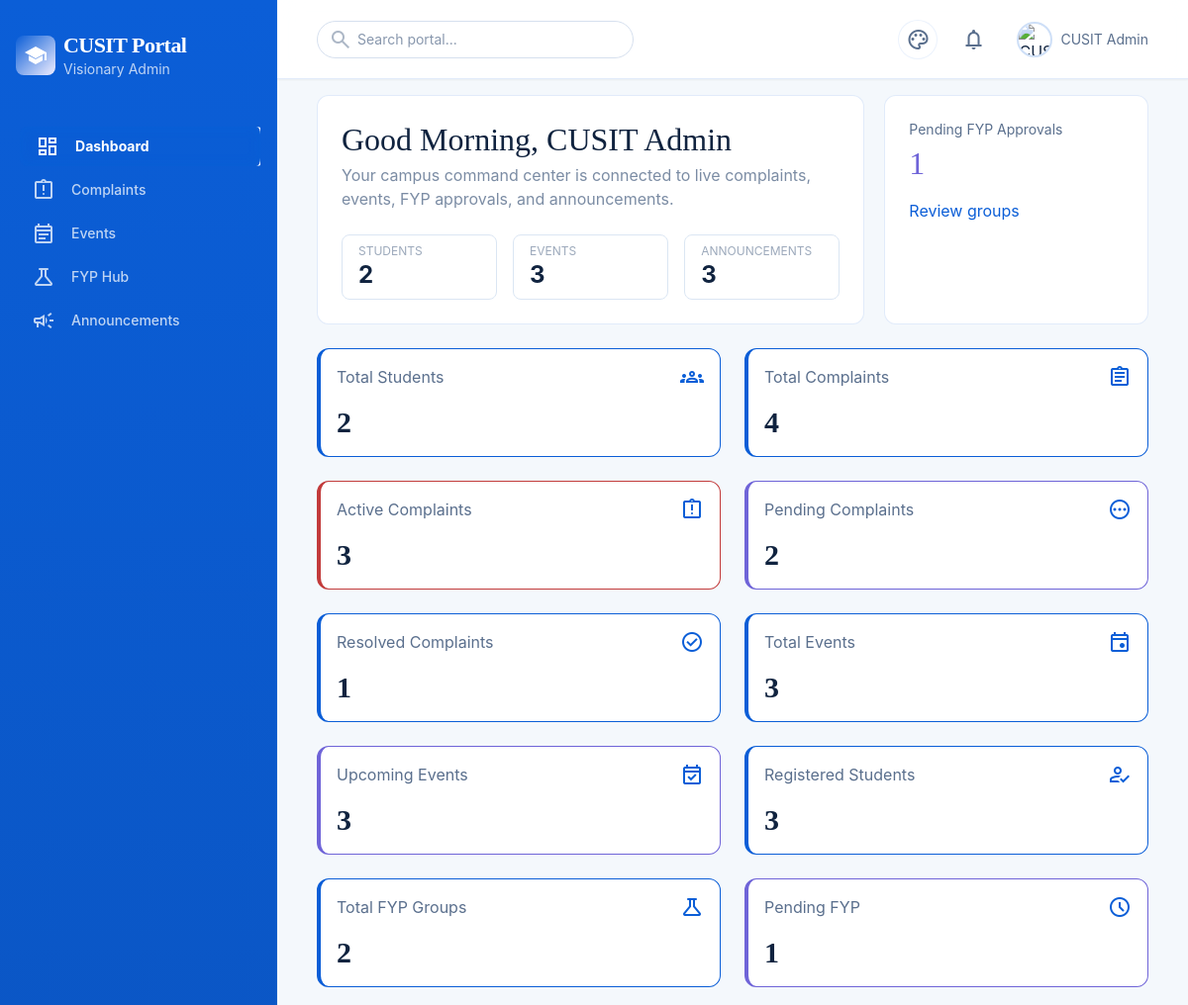
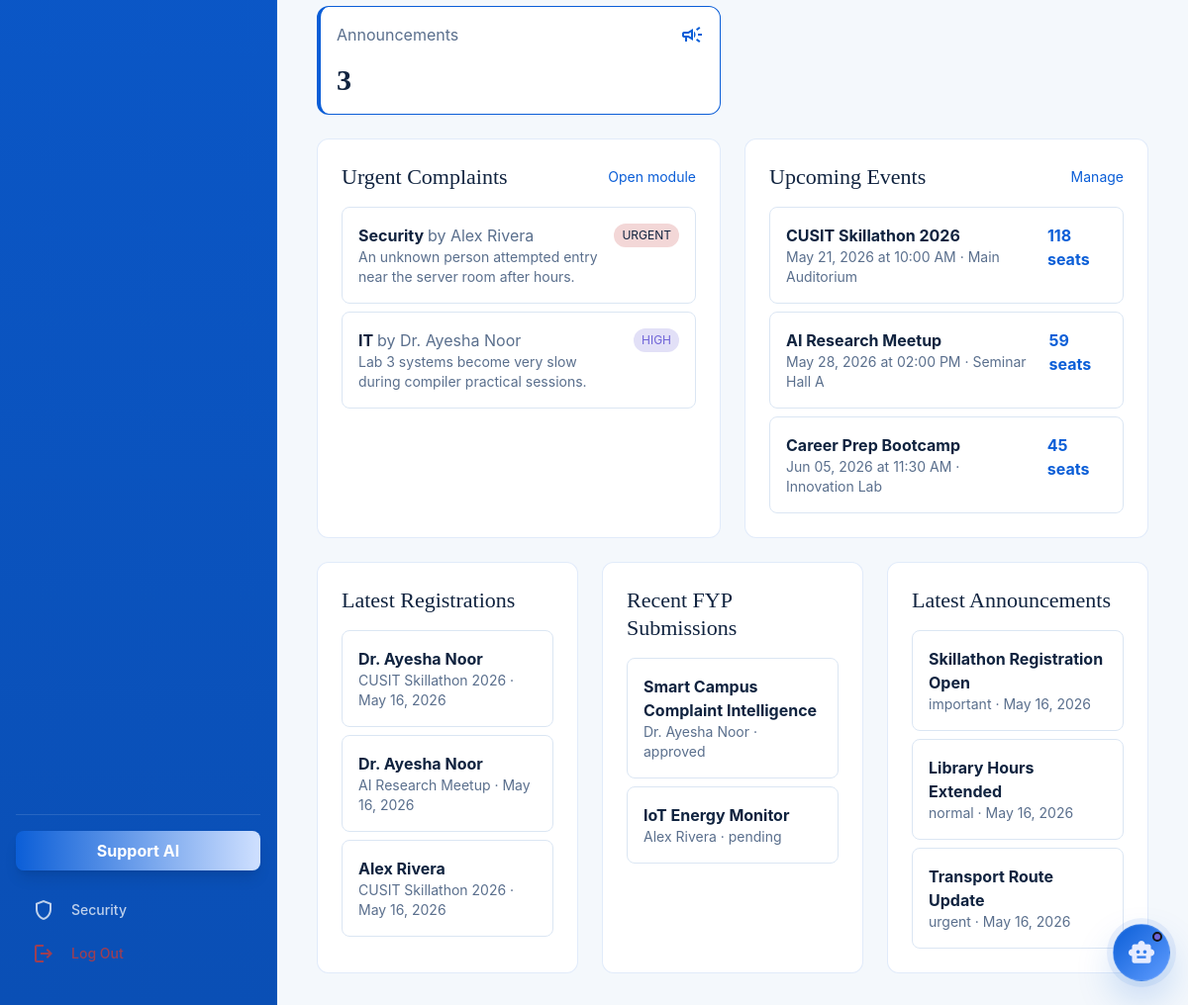
Page /admin/dashboard.php (signed in) on the committed database (2 pictures, top to bottom).
### tables this page shows
CREATE TABLE complaints (
  id INT AUTO_INCREMENT PRIMARY KEY,
  student_id INT NOT NULL,
  category VARCHAR(100) NOT NULL,
  priority ENUM('low', 'medium', 'high', 'urgent') NOT NULL DEFAULT 'medium',
  title VARCHAR(200) NOT NULL,
  description TEXT NOT NULL,
  status ENUM('submitted', 'under_review', 'in_progress', 'resolved', 'rejected') NOT NULL DEFAULT 'submitted',
  admin_response TEXT NULL,
  created_at TIMESTAMP DEFAULT CURRENT_TIMESTAMP,
  updated_at TIMESTAMP NULL DEFAULT NULL,
  CONSTRAINT fk_complaints_student FOREIGN KEY (student_id) REFERENCES users(id) ON DELETE CASCADE
);

CREATE TABLE users (
  id INT AUTO_INCREMENT PRIMARY KEY,
  name VARCHAR(100) NOT NULL,
  email VARCHAR(150) NOT NULL UNIQUE,
  password VARCHAR(255) NOT NULL,
  role ENUM('admin', 'student', 'faculty') NOT NULL,
  student_id VARCHAR(50) NULL,
  department VARCHAR(100) NULL,
  semester VARCHAR(50) NULL,
  created_at TIMESTAMP DEFAULT CURRENT_TIMESTAMP
);

CREATE TABLE events (
  id INT AUTO_INCREMENT PRIMARY KEY,
  title VARCHAR(200) NOT NULL,
  description TEXT NOT NULL,
  event_date DATE NOT NULL,
  event_time TIME NOT NULL,
  venue VARCHAR(150) NOT NULL,
  total_seats INT NOT NULL,
  status ENUM('active', 'closed', 'cancelled') NOT NULL DEFAULT 'active',
  created_at TIMESTAMP DEFAULT CURRENT_TIMESTAMP
);

CREATE TABLE event_registrations (
  id INT AUTO_INCREMENT PRIMARY KEY,
  event_id INT NOT NULL,
  student_id INT NOT NULL,
  registered_at TIMESTAMP DEFAULT CURRENT_TIMESTAMP,
  CONSTRAINT fk_event_reg_event FOREIGN KEY (event_id) REFERENCES events(id) ON DELETE CASCADE,
  CONSTRAINT fk_event_reg_student FOREIGN KEY (student_id) REFERENCES users(id) ON DELETE CASCADE,
  UNIQUE KEY unique_event_registration (event_id, student_id)
);

CREATE TABLE fyp_groups (
  id INT AUTO_INCREMENT PRIMARY KEY,
  group_name VARCHAR(150) NOT NULL,
  leader_id INT NOT NULL,
  project_title VARCHAR(200) NOT NULL,
  project_description TEXT NOT NULL,
  supervisor VARCHAR(150) NULL,
  status ENUM('pending', 'approved', 'rejected', 'in_progress', 'completed') NOT NULL DEFAULT 'pending',
  admin_remarks TEXT NULL,
  created_at TIMESTAMP DEFAULT CURRENT_TIMESTAMP,
  CONSTRAINT fk_fyp_groups_leader FOREIGN KEY (leader_id) REFERENCES users(id) ON DELETE CASCADE
);

CREATE TABLE announcements (
  id INT AUTO_INCREMENT PRIMARY KEY,
  title VARCHAR(200) NOT NULL,
  message TEXT NOT NULL,
  priority ENUM('normal', 'important', 'urgent') NOT NULL DEFAULT 'normal',
  created_by INT NOT NULL,
  created_at TIMESTAMP DEFAULT CURRENT_TIMESTAMP,
  CONSTRAINT fk_announcements_user FOREIGN KEY (created_by) REFERENCES users(id) ON DELETE CASCADE
);

### includes/functions.php (called while the page is built, shortened)
<?php
function base_url(string $path = ''): string
{
    return '/ParticipantName-WebDev/' . ltrim($path, '/');
}
function h(mixed $value): string
{
    return htmlspecialchars((string) $value, ENT_QUOTES, 'UTF-8');
}
function current_user(): ?array
{
    return $_SESSION['user'] ?? null;
}
function user_name(): string
{
    return $_SESSION['user']['name'] ?? 'CUSIT User';
}

### admin/dashboard.php (the view, shortened to what this page needs)
<?php
require_once __DIR__ . '/../includes/header.php';
$pdo = db();
$totalStudents = (int) $pdo->query("SELECT COUNT(*) FROM users WHERE role = 'student'")->fetchColumn();
$totalComplaints = (int) $pdo->query("SELECT COUNT(*) FROM complaints")->fetchColumn();
$activeComplaints = (int) $pdo->query("SELECT COUNT(*) FROM complaints WHERE status IN ('submitted','under_review','in_progress')")->fetchColumn();
$pendingComplaints = (int) $pdo->query("SELECT COUNT(*) FROM complaints WHERE status IN ('submitted','under_review')")->fetchColumn();
$resolvedComplaints = (int) $pdo->query("SELECT COUNT(*) FROM complaints WHERE status = 'resolved'")->fetchColumn();
$totalEvents = (int) $pdo->query("SELECT COUNT(*) FROM events")->fetchColumn();
$upcomingEvents = (int) $pdo->query("SELECT COUNT(*) FROM events WHERE status = 'active' AND event_date >= CURDATE()")->fetchColumn();
$registeredStudents = (int) $pdo->query("SELECT COUNT(*) FROM event_registrations")->fetchColumn();
$totalFyp = (int) $pdo->query('SELECT COUNT(*) FROM fyp_groups')->fetchColumn();
$pendingFyp = (int) $pdo->query("SELECT COUNT(*) FROM fyp_groups WHERE status = 'pending'")->fetchColumn();
$totalAnnouncements = (int) $pdo->query("SELECT COUNT(*) FROM announcements")->fetchColumn();
$urgent = $pdo->query("SELECT c.*, u.name FROM complaints c JOIN users u ON u.id = c.student_id WHERE c.priority IN ('high','urgent') AND c.status <> 'resolved' ORDER BY FIELD(c.priority,'urgent','high'), c.created_at DESC LIMIT 5")->fetchAll();
$events = $pdo->query("SELECT e.*, (SELECT COUNT(*) FROM event_registrations er WHERE er.event_id = e.id) AS registered FROM events e WHERE e.status = 'active' AND e.event_date >= CURDATE() ORDER BY e.event_date, e.event_time LIMIT 4")->fetchAll();
$latestRegistrations = $pdo->query("SELECT u.name, e.title, er.registered_at FROM event_registrations er JOIN users u ON u.id = er.student_id JOIN events e ON e.id = er.event_id ORDER BY er.registered_at DESC LIMIT 4")->fetchAll();
$recentFyp = $pdo->query("SELECT fg.project_title, fg.status, u.name FROM fyp_groups fg JOIN users u ON u.id = fg.leader_id ORDER BY fg.created_at DESC LIMIT 4")->fetchAll();
$latestAnnouncements = $pdo->query("SELECT title, priority, created_at FROM announcements ORDER BY created_at DESC LIMIT 4")->fetchAll();
?>
<section class="grid grid-cols-12 gap-gutter">
  <div class="col-span-12 lg:col-span-8 glass-panel rounded-xl p-lg overflow-hidden relative">
    <h2 class="font-headline-lg text-headline-lg mb-xs">Good Morning, <?= h(user_name()) ?></h2>
    <p class="text-on-surface-variant/80 font-body-md max-w-2xl">Your campus command center is connected to live complaints, events, FYP approvals, and announcements.</p>
    <div class="grid sm:grid-cols-3 gap-md mt-lg">
      <div class="px-md py-sm bg-surface-container rounded-lg border border-white/5"><p class="text-xs text-on-surface-variant/60 uppercase">Students</p><p class="text-2xl font-bold"><?= $totalStudents ?></p></div>
      <div class="px-md py-sm bg-surface-container rounded-lg border border-white/5"><p class="text-xs text-on-surface-variant/60 uppercase">Events</p><p class="text-2xl font-bold"><?= $totalEvents ?></p></div>
      <div class="px-md py-sm bg-surface-container rounded-lg border border-white/5"><p class="text-xs text-on-surface-variant/60 uppercase">Announcements</p><p class="text-2xl font-bold"><?= $totalAnnouncements ?></p></div>
    </div>
  </div>
  <div class="col-span-12 lg:col-span-4 glass-panel rounded-xl p-lg">
    <p class="text-on-surface-variant font-label-md text-label-md mb-xs">Pending FYP Approvals</p>
    <h3 class="font-headline-lg text-headline-lg text-tertiary"><?= $pendingFyp ?></h3>
    <a class="inline-flex mt-md text-secondary font-label-md" href="<?= h(base_url('admin/fyp.php')) ?>">Review groups</a>
  </div>
</section>
<section class="grid md:grid-cols-2 xl:grid-cols-4 gap-lg">
  <?php
  $cards = [
      ['Total Students', $totalStudents, 'groups', 'border-secondary-container'],
      ['Total Complaints', $totalComplaints, 'assignment', 'border-secondary-container'],
      ['Active Complaints', $activeComplaints, 'assignment_late', 'border-error'],
      ['Pending Complaints', $pendingComplaints, 'pending', 'border-tertiary'],
      ['Resolved Complaints', $resolvedComplaints, 'check_circle', 'border-primary'],
      ['Total Events', $totalEvents, 'event', 'border-secondary-container'],
      ['Upcoming Events', $upcomingEvents, 'event_available', 'border-tertiary'],
      ['Registered Students', $registeredStudents, 'how_to_reg', 'border-primary'],
      ['Total FYP Groups', $totalFyp, 'science', 'border-secondary-container'],
      ['Pending FYP', $pendingFyp, 'schedule', 'border-tertiary'],
      ['Announcements', $totalAnnouncements, 'campaign', 'border-primary'],
  ];
  foreach ($cards as [$label, $value, $icon, $border]): ?>
    <div class="glass-card rounded-xl p-md border-l-4 <?= h($border) ?>">
      <div class="flex justify-between items-start"><p class="text-on-surface-variant font-label-md"><?= h($label) ?></p><span class="material-symbols-outlined text-secondary"><?= h($icon) ?></span></div>
      <h4 class="text-3xl font-bold font-headline-md text-on-surface mt-md"><?= h($value) ?></h4>
    </div>
  <?php endforeach; ?>
</section>
<section class="grid lg:grid-cols-2 gap-lg">
  <div class="glass-card rounded-xl p-lg">
    <div class="flex justify-between items-center mb-md"><h3 class="font-headline-md text-headline-md">Urgent Complaints</h3><a class="text-secondary text-label-md" href="<?= h(base_url('admin/complaints.php')) ?>">Open module</a></div>
    <div class="space-y-sm">
      <?php foreach ($urgent as $row): ?>
        <div class="rounded-lg bg-surface-container-low border border-white/5 p-md flex justify-between gap-md">
          <div><p class="font-bold"><?= h($row['category']) ?> <span class="text-on-surface-variant font-normal">by <?= h($row['name']) ?></span></p><p class="text-sm text-on-surface-variant"><?= h($row['description']) ?></p></div>
          <span class="h-fit rounded-full px-sm py-xs text-xs <?= $row['priority'] === 'urgent' ? 'bg-error/20 text-error' : 'bg-tertiary/20 text-tertiary' ?>"><?= h(strtoupper($row['priority'])) ?></span>
        </div>
      <?php endforeach; ?>
    </div>
  </div>
  <div class="glass-card rounded-xl p-lg">
    <div class="flex justify-between items-center mb-md"><h3 class="font-headline-md text-headline-md">Upcoming Events</h3><a class="text-secondary text-label-md" href="<?= h(base_url('admin/events.php')) ?>">Manage</a></div>
    <div class="space-y-sm">
      <?php foreach ($events as $event): $remaining = max(0, (int) $event['total_seats'] - (int) $event['registered']); ?>
        <div class="rounded-lg bg-surface-container-low border border-white/5 p-md flex justify-between gap-md">
          <div><p class="font-bold"><?= h($event['title']) ?></p><p class="text-sm text-on-surface-variant"><?= h(date('M d, Y', strtotime($event['event_date']))) ?> at <?= h(date('h:i A', strtotime($event['event_time']))) ?> · <?= h($event['venue']) ?></p></div>
          <span class="text-secondary font-bold"><?= $remaining ?> seats</span>
        </div>
      <?php endforeach; ?>
    </div>
  </div>
</section>
<section class="grid lg:grid-cols-3 gap-lg">
  <div class="glass-card rounded-xl p-lg"><h3 class="font-headline-md text-headline-md mb-md">Latest Registrations</h3><div class="space-y-sm"><?php foreach ($latestRegistrations as $row): ?><div class="rounded-lg bg-surface-container-low border border-white/5 p-md"><p class="font-bold"><?= h($row['name']) ?></p><p class="text-sm text-on-surface-variant"><?= h($row['title']) ?> · <?= h(date('M d, Y', strtotime($row['registered_at']))) ?></p></div><?php endforeach; ?></div></div>
  <div class="glass-card rounded-xl p-lg"><h3 class="font-headline-md text-headline-md mb-md">Recent FYP Submissions</h3><div class="space-y-sm"><?php foreach ($recentFyp as $row): ?><div class="rounded-lg bg-surface-container-low border border-white/5 p-md"><p class="font-bold"><?= h($row['project_title']) ?></p><p class="text-sm text-on-surface-variant"><?= h($row['name']) ?> · <?= h($row['status']) ?></p></div><?php endforeach; ?></div></div>
  <div class="glass-card rounded-xl p-lg"><h3 class="font-headline-md text-headline-md mb-md">Latest Announcements</h3><div class="space-y-sm"><?php foreach ($latestAnnouncements as $row): ?><div class="rounded-lg bg-surface-container-low border border-white/5 p-md"><p class="font-bold"><?= h($row['title']) ?></p><p class="text-sm text-on-surface-variant"><?= h($row['priority']) ?> · <?= h(date('M d, Y', strtotime($row['created_at']))) ?></p></div><?php endforeach; ?></div></div>
</section>
<?php require_once __DIR__ . '/../includes/footer.php'; ?>

### rows in the picture
complaints: category "Security", student.name "Alex Rivera", description "An unknown person attempted entry near the server room after hours.", priority "URGENT"
complaints: category "IT", student.name "Dr. Ayesha Noor", description "Lab 3 systems become very slow during compiler practical sessions.", priority "HIGH"
events: title "CUSIT Skillathon 2026", event_date "May 21, 2026", event_time "10:00 AM", venue "Main Auditorium", remaining "118"
events: title "AI Research Meetup", event_date "May 28, 2026", event_time "02:00 PM", venue "Seminar Hall A", remaining "59"
events: title "Career Prep Bootcamp", event_date "Jun 05, 2026", event_time "11:30 AM", venue "Innovation Lab", total_seats "45"
event_registrations: student.name "Dr. Ayesha Noor", event.title "CUSIT Skillathon 2026", registered_at "May 16, 2026"
event_registrations: student.name "Dr. Ayesha Noor", event.title "AI Research Meetup", registered_at "May 16, 2026"
event_registrations: student.name "Alex Rivera", event.title "CUSIT Skillathon 2026", registered_at "May 16, 2026"
fyp_groups: project_title "Smart Campus Complaint Intelligence", leader.name "Dr. Ayesha Noor", status "approved"
fyp_groups: project_title "IoT Energy Monitor", leader.name "Alex Rivera", status "pending"
announcements: title "Skillathon Registration Open", priority "important", created_at "May 16, 2026"
announcements: title "Library Hours Extended", priority "normal", created_at "May 16, 2026"
announcements: title "Transport Route Update", priority "urgent", created_at "May 16, 2026"

### other values in the picture
$label "Dashboard"
$label "Complaints"
$label "Events"
$label "FYP Hub"
$label "Announcements"
user_name() "CUSIT Admin"
$totalStudents "2"
$totalEvents "3"
$totalAnnouncements "3"
$pendingFyp "1"
$label "Total Students"
$value "2"
$label "Total Complaints"
$value "4"
$label "Active Complaints"
